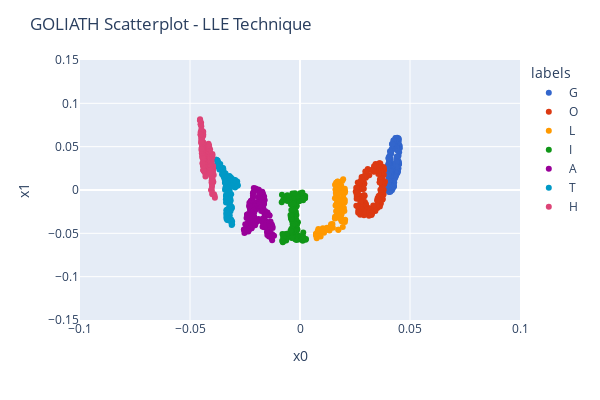

Notebook code cell kept with this figure:
### Code cell
# LLE modifying some parameters: n_neighbors and eigen_solver
model_L3 = LocallyLinearEmbedding(
    n_neighbors=101,
    n_components=2,
    random_state=20,
    method='modified',
    eigen_solver='auto'
)
df_L3 = pd.DataFrame(
    model_L3.fit_transform(dfS[['x0', 'x1', 'x2']]),
    columns=['x0', 'x1']
)
df_L3['labels'] = dfS['labels']

plot_LLE(df_L3)
